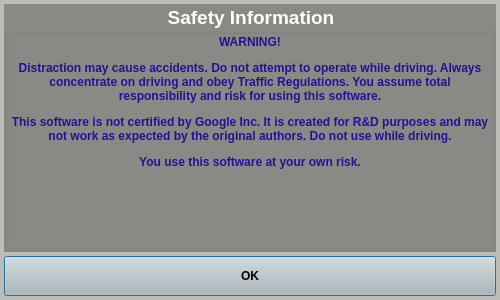
<?xml version="1.0" encoding="UTF-8"?>
<ui version="4.0">
 <class>WarningDialog</class>
 <widget class="QDialog" name="WarningDialog">
  <property name="geometry">
   <rect>
    <x>0</x>
    <y>0</y>
    <width>500</width>
    <height>300</height>
   </rect>
  </property>
  <property name="sizePolicy">
   <sizepolicy hsizetype="Expanding" vsizetype="Preferred">
    <horstretch>0</horstretch>
    <verstretch>0</verstretch>
   </sizepolicy>
  </property>
  <property name="windowTitle">
   <string>Warning</string>
  </property>
  <property name="styleSheet">
   <string notr="true">background-color: rgb(186, 189, 182);
border-color: rgb(0, 0, 0);
</string>
  </property>
  <layout class="QVBoxLayout" name="verticalLayout">
   <property name="spacing">
    <number>4</number>
   </property>
   <property name="leftMargin">
    <number>4</number>
   </property>
   <property name="topMargin">
    <number>4</number>
   </property>
   <property name="rightMargin">
    <number>4</number>
   </property>
   <property name="bottomMargin">
    <number>4</number>
   </property>
   <item>
    <widget class="QGroupBox" name="groupBox">
     <property name="font">
      <font>
       <pointsize>14</pointsize>
       <weight>75</weight>
       <bold>true</bold>
      </font>
     </property>
     <property name="styleSheet">
      <string notr="true">background-color: rgb(136, 138, 133);
color: rgb(255, 255, 255);
border-color: rgb(186, 189, 182);
</string>
     </property>
     <property name="title">
      <string>Safety Information</string>
     </property>
     <property name="alignment">
      <set>Qt::AlignHCenter|Qt::AlignTop</set>
     </property>
     <layout class="QVBoxLayout" name="verticalLayout_2">
      <property name="spacing">
       <number>2</number>
      </property>
      <property name="leftMargin">
       <number>2</number>
      </property>
      <property name="topMargin">
       <number>2</number>
      </property>
      <property name="rightMargin">
       <number>2</number>
      </property>
      <property name="bottomMargin">
       <number>2</number>
      </property>
      <item>
       <widget class="QLabel" name="label">
        <property name="sizePolicy">
         <sizepolicy hsizetype="Expanding" vsizetype="Expanding">
          <horstretch>0</horstretch>
          <verstretch>0</verstretch>
         </sizepolicy>
        </property>
        <property name="styleSheet">
         <string notr="true">background-color: rgb(136, 138, 133);</string>
        </property>
        <property name="lineWidth">
         <number>1</number>
        </property>
        <property name="text">
         <string>&lt;html&gt;&lt;head/&gt;&lt;body&gt;&lt;p&gt;&lt;span style=&quot; font-weight:600; color:#271191;&quot;&gt;WARNING!&lt;/span&gt;&lt;/p&gt;&lt;p&gt;&lt;span style=&quot; font-weight:600; color:#271191;&quot;&gt;Distraction may cause accidents. Do not attempt to operate while driving. Always concentrate on driving and obey Traffic Regulations. You assume total responsibility and risk for using this software.&lt;/span&gt;&lt;/p&gt;&lt;p&gt;&lt;span style=&quot; font-weight:600; color:#271191;&quot;&gt;This software is not certified by Google Inc. It is created for R&amp;amp;D purposes and may not work as expected by the original authors. Do not use while driving.&lt;/span&gt;&lt;/p&gt;&lt;p&gt;&lt;span style=&quot; font-weight:600; color:#271191;&quot;&gt;You use this software at your own risk.&lt;/span&gt;&lt;/p&gt;&lt;/body&gt;&lt;/html&gt;</string>
        </property>
        <property name="alignment">
         <set>Qt::AlignHCenter|Qt::AlignTop</set>
        </property>
        <property name="wordWrap">
         <bool>true</bool>
        </property>
       </widget>
      </item>
     </layout>
    </widget>
   </item>
   <item>
    <layout class="QHBoxLayout" name="horizontalLayout">
     <item>
      <widget class="QPushButton" name="pushButtonClose">
       <property name="minimumSize">
        <size>
         <width>0</width>
         <height>40</height>
        </size>
       </property>
       <property name="maximumSize">
        <size>
         <width>16777215</width>
         <height>40</height>
        </size>
       </property>
       <property name="font">
        <font>
         <weight>75</weight>
         <bold>true</bold>
        </font>
       </property>
       <property name="styleSheet">
        <string notr="true">background-color: rgb(186, 189, 182);</string>
       </property>
       <property name="text">
        <string>OK</string>
       </property>
      </widget>
     </item>
    </layout>
   </item>
  </layout>
 </widget>
 <layoutdefault spacing="6" margin="11"/>
 <resources/>
 <connections/>
</ui>
